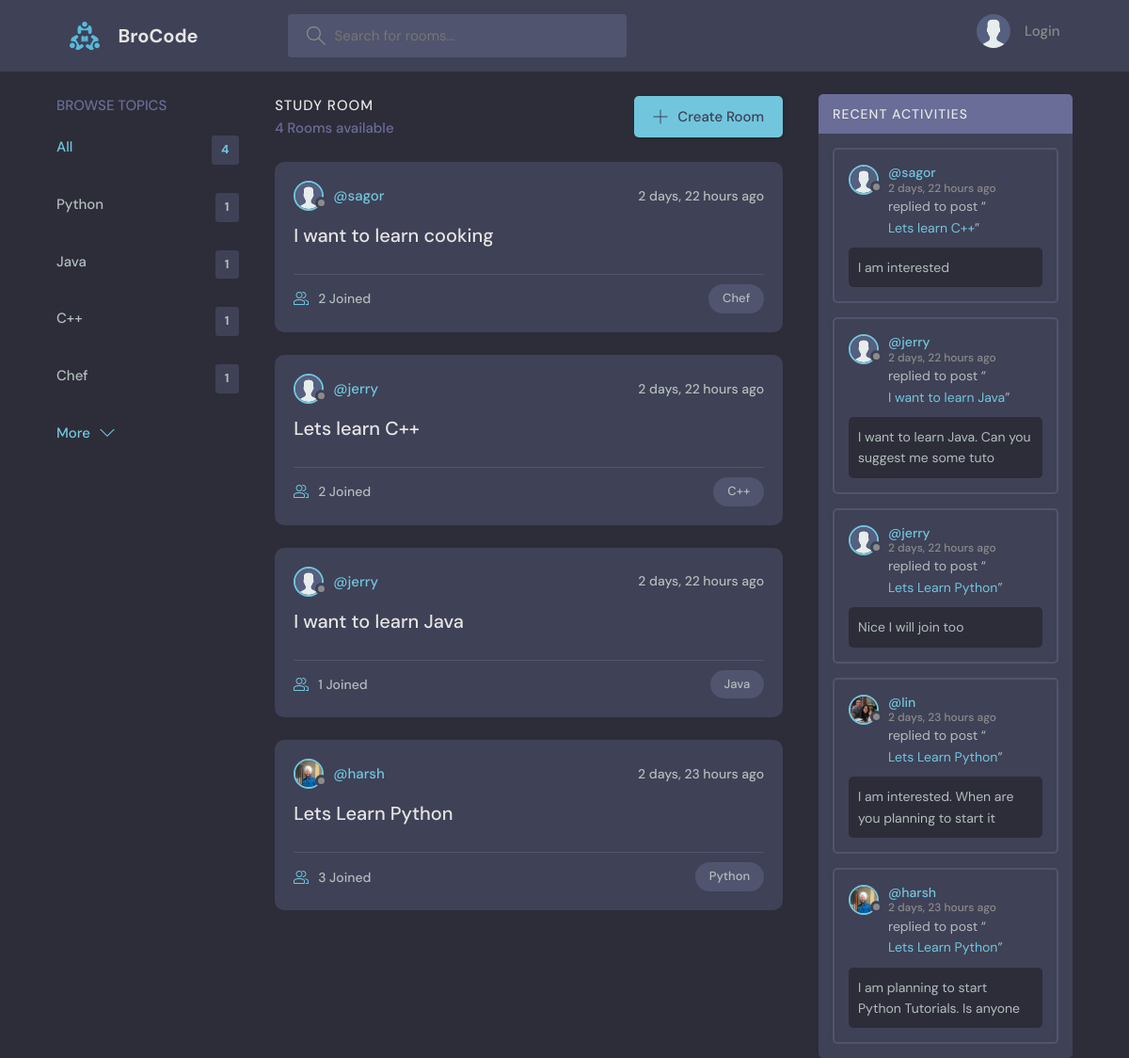
The page / on the database its author committed.
### base/models.py (models this page shows, shortened)
class Topic(models.Model):
    name = models.CharField(max_length=200)

class Room(models.Model):
    host = models.ForeignKey(User, on_delete=models.SET_NULL, null=True)
    topic = models.ForeignKey(Topic, on_delete=models.SET_NULL, null=True)
    name = models.CharField(max_length=200)
    description = models.TextField(null=True, blank=True)
    participants = models.ManyToManyField(User, related_name='participants', blank =True)
    updated = models.DateTimeField(auto_now=True)
    created = models.DateTimeField(auto_now_add=True)
    class Meta:
        ordering = ['-updated', '-created']
    def __str__(self):
        return self.name

class User(AbstractUser):
    name = models.CharField(max_length=200, null = True)
    email = models.EmailField(unique=True, null=True)
    bio = models.TextField(null=True)
    avatar = models.ImageField(null=True, default="avatar.svg")
    USERNAME_FIELD = 'email'
    REQUIRED_FIELDS = []

class Message(models.Model):
    user = models.ForeignKey(User, on_delete=models.CASCADE)
    room = models.ForeignKey(Room, on_delete=models.CASCADE)
    body = models.TextField()
    updated = models.DateTimeField(auto_now=True)
    created = models.DateTimeField(auto_now_add=True)
    class Meta:
        ordering = ['-updated', '-created']
    def __str__(self):
        return self.body[0:50]

### base/views.py (the view)
# urls.py: path("", views.home, name="home"),
def home(request):
    q = request.GET.get('q') if request.GET.get('q') != None else ''
    rooms = Room.objects.filter(
        Q(topic__name__icontains=q) |
        Q(name__icontains=q) |
        Q(description__icontains=q)|
        Q(host__username__icontains=q)
        )
    topics = Topic.objects.all()[0:5]
    room_count = rooms.count()
    room_messages = Message.objects.filter(
        Q(room__topic__name__icontains=q)
        )
    context = {'rooms': rooms, 'topics': topics, 'room_count': room_count, 'room_messages': room_messages}
    return render(request, 'base/home.html', context)

### base/templates/base/home.html (shortened to what this page needs)
{% extends 'main.html' %}
{% block content %}
<main class="layout layout--3">
  <div class="container">
    {% include 'base/topics_component.html'%}
    <div class="roomList">
      <div class="roomList__header">
        <div>
          <h2>Study Room</h2>
          <p>{{room_count}} Rooms available</p>
        </div>
        <a class="btn btn--main" href="{% url 'create-room'%}">
          <svg version="1.1" xmlns="http://www.w3.org/2000/svg" width="32" height="32" viewBox="0 0 32 32">
            <title>add</title>
            <path
              d="M16.943 0.943h-1.885v14.115h-14.115v1.885h14.115v14.115h1.885v-14.115h14.115v-1.885h-14.115v-14.115z"
            ></path>
          </svg>
          Create Room
        </a>
      </div>
      {% include 'base/feed_component.html'%}
    </div>
    {% include 'base/activity_component.html'%}
  </div>
</main>
{% endblock %}

### base/templates/base/topics_component.html
<div class="topics">
    <div class="topics__header">
      <h2>Browse Topics</h2>
    </div>
    <ul class="topics__list">
      <li>
        <a href="{% url 'home' %}" class="active">All <span>{{topics.count}}</span></a>
      </li>
      {% for topic in topics %}
      <li>
        <a href="{% url 'home' %}?q={{topic.name}}">{{topic.name}} <span>{{topic.room_set.all.count}}</span></a>
      </li>
      {% endfor %}
    </ul>
    <a class="btn btn--link" href="{% url 'topics' %}">
      More
      <svg version="1.1" xmlns="http://www.w3.org/2000/svg" width="32" height="32" viewBox="0 0 32 32">
        <title>chevron-down</title>
        <path d="M16 21l-13-13h-3l16 16 16-16h-3l-13 13z"></path>
      </svg>
    </a>
  </div>

### base/templates/base/feed_component.html (shortened to what this page needs)
{% for room in rooms %}
<div class="roomListRoom">
    <div class="roomListRoom__header">
        <a href="{% url 'user-profile' room.host.id %}" class="roomListRoom__author">
        <div class="avatar avatar--small">
            <img src="{{room.host.avatar.url}}" />
        </div>
        <span>@{{room.host.username}}</span>
        </a>
        <div class="roomListRoom__actions">
        <span>{{room.created|timesince}} ago</span>
        </div>
    </div>
    <div class="roomListRoom__content">
        <a href="{% url 'room' room.id %}">{{room.name}}</a>
    </div>
    <div class="roomListRoom__meta">
        <a href="{% url 'room' room.id %}" class="roomListRoom__joined">
        {{room.participants.all.count}} Joined
        </a>
        <p class="roomListRoom__topic">{{room.topic.name}}</p>
    </div>
</div>
{% endfor %}

### base/templates/base/activity_component.html (shortened to what this page needs)
<div class="activities">
    <div class="activities__header">
      <h2>Recent Activities</h2>
    </div>
    {% for message in room_messages %}
    <div class="activities__box">
      <div class="activities__boxHeader roomListRoom__header">
        <a href="{% url 'user-profile' message.user.id%}" class="roomListRoom__author">
          <div class="avatar avatar--small">
            <img src="{{message.user.avatar.url}}" />
          </div>
          <p>
            @{{message.user.username}}
            <span>{{message.created|timesince}} ago</span>
          </p>
        </a>
      </div>
      <div class="activities__boxContent">
        <p>replied to post “<a href="{% url 'room' message.room.id %}">{{message.room}}</a>”</p>
        <div class="activities__boxRoomContent">
            {{message}}
        </div>
      </div>
    </div>
    {% endfor %}
  </div>

### rows shown on the page
Topic: name "Python", room_set.all.count "1"
Topic: name "Java", room_set.all.count "1"
Topic: name "C++", room_set.all.count "1"
Topic: name "Chef", room_set.all.count "1"
Room: host.avatar (placeholder picture), host.username "sagor", created "2 days, 22 hours", name "I want to learn cooking", participants.all.count "2", topic.name "Chef"
Room: host.avatar (placeholder picture), host.username "jerry", created "2 days, 22 hours", name "Lets learn C++", participants.all.count "2", topic.name "C++"
Room: host.avatar (placeholder picture), host.username "jerry", created "2 days, 22 hours", name "I want to learn Java", participants.all.count "1", topic.name "Java"
Room: host.avatar (picture), host.username "harsh", created "2 days, 23 hours", name "Lets Learn Python", participants.all.count "3", topic.name "Python"
Message: user.avatar (placeholder picture), user.username "sagor", created "2 days, 22 hours", room "Lets learn C++", body "I am interested"
Message: user.avatar (placeholder picture), user.username "jerry", created "2 days, 22 hours", room "I want to learn Java", body "I want to learn Java. Can you suggest me some tuto"
Message: user.avatar (placeholder picture), user.username "jerry", created "2 days, 22 hours", room "Lets Learn Python", body "Nice I will join too"
Message: user.avatar (picture), user.username "lin", created "2 days, 23 hours", room "Lets Learn Python", body "I am interested. When are you planning to start it"
Message: user.avatar (picture), user.username "harsh", created "2 days, 23 hours", room "Lets Learn Python", body "I am planning to start Python Tutorials. Is anyone"

### other values the page prints
{{ topics.count }} "4"
{{ room_count }} "4"
